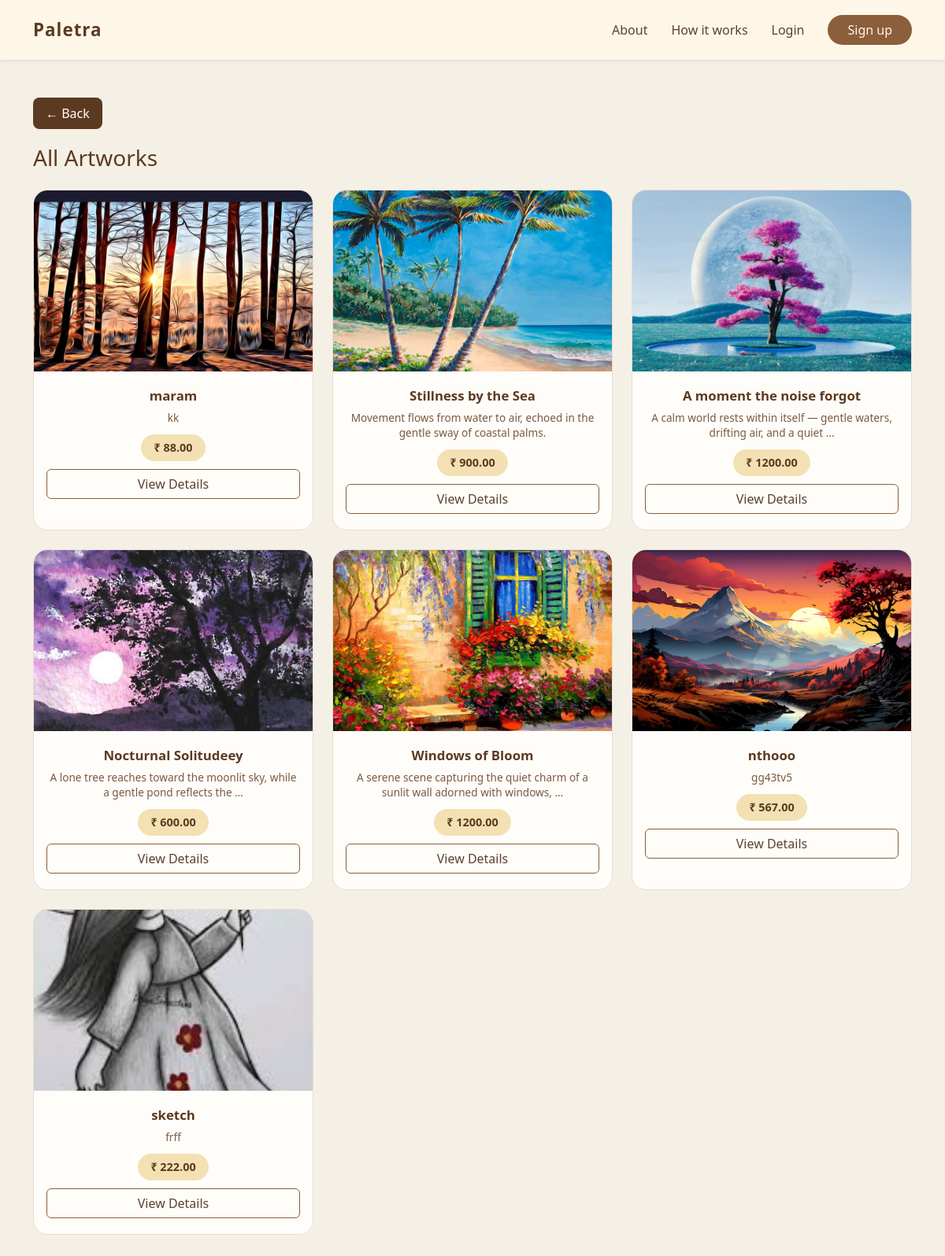
The app's page /all-artworks/ (signed in), older data.
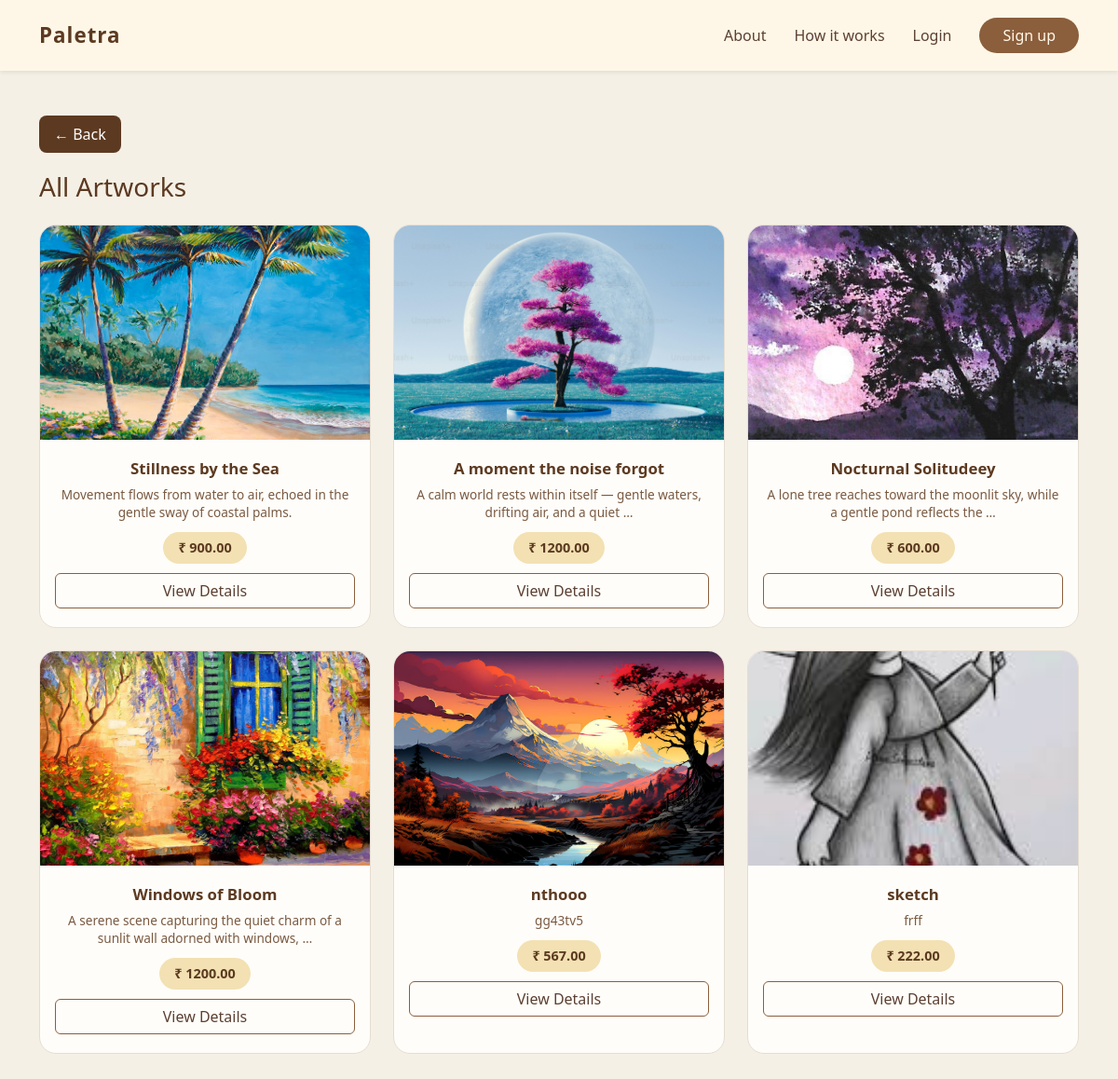
The same page, newer data.
### core_app/models.py (models this page shows, shortened)
class Artwork(models.Model):
    artist = models.ForeignKey(
        settings.AUTH_USER_MODEL,
        on_delete=models.CASCADE,
        related_name='artworks'
    )
    title = models.CharField(max_length=200)
    description = models.TextField(blank=True)
    category = models.CharField(max_length=50, choices=CATEGORY_CHOICES)
    image = models.ImageField(upload_to='artworks/')
    price = models.DecimalField(max_digits=8,decimal_places=2)
    created_at = models.DateTimeField(auto_now_add=True)

### core_app/views.py (the view)
# urls.py: path('all-artworks/', views.all_artworks, name='all_artworks'),
@login_required
def all_artworks(request):
    if request.user.role != 'client':
        return redirect('login')
    artworks = Artwork.objects.all().order_by('-created_at')
    return render(request, 'client_dashboard/all_artworks.html', {
        'artworks': artworks
    })

### core_app/templates/client_dashboard/all_artworks.html (shortened to what this page needs)
{% extends "masterss.html" %}
{% load static %}
{% block content %}
<div class="container py-5">
    <a href="javascript:history.back()" class="back-btn">← Back</a>
    <h3 class="mb-4 text-primary-color">All Artworks</h3>
    <div class="row g-4">
        {% for artwork in artworks %}
        <div class="col-md-4">
            <div class="latest-art-card h-100">
                {% if artwork.image %}
                <img src="{{ artwork.image.url }}" class="latest-art-img w-100">
                {% else %}
                <img src="{% static 'images/artwork_placeholder.png' %}" class="latest-art-img w-100">
                {% endif %}
                <div class="latest-art-body text-center">
                    <div class="latest-art-title">{{ artwork.title }}</div>
                    <div class="latest-art-desc">{{ artwork.description|truncatewords:14 }}</div>
                    <div class="latest-art-footer">
                        <span class="latest-price">₹ {{ artwork.price }}</span>
                        <a href="{% url 'artwork_detail_for_artist' artwork.id %}"
                           class="btn btn-outline-primary w-100">
                           View Details
                        </a>
                    </div>
                </div>
            </div>
        </div>
        {% empty %}
        <p class="text-muted">No artworks available.</p>
        {% endfor %}
    </div>
</div>
{% endblock %}

Row changes from the older to the newer data that the page shows:
removed Artwork: image (picture), title "maram", description "kk", price "88.00"
